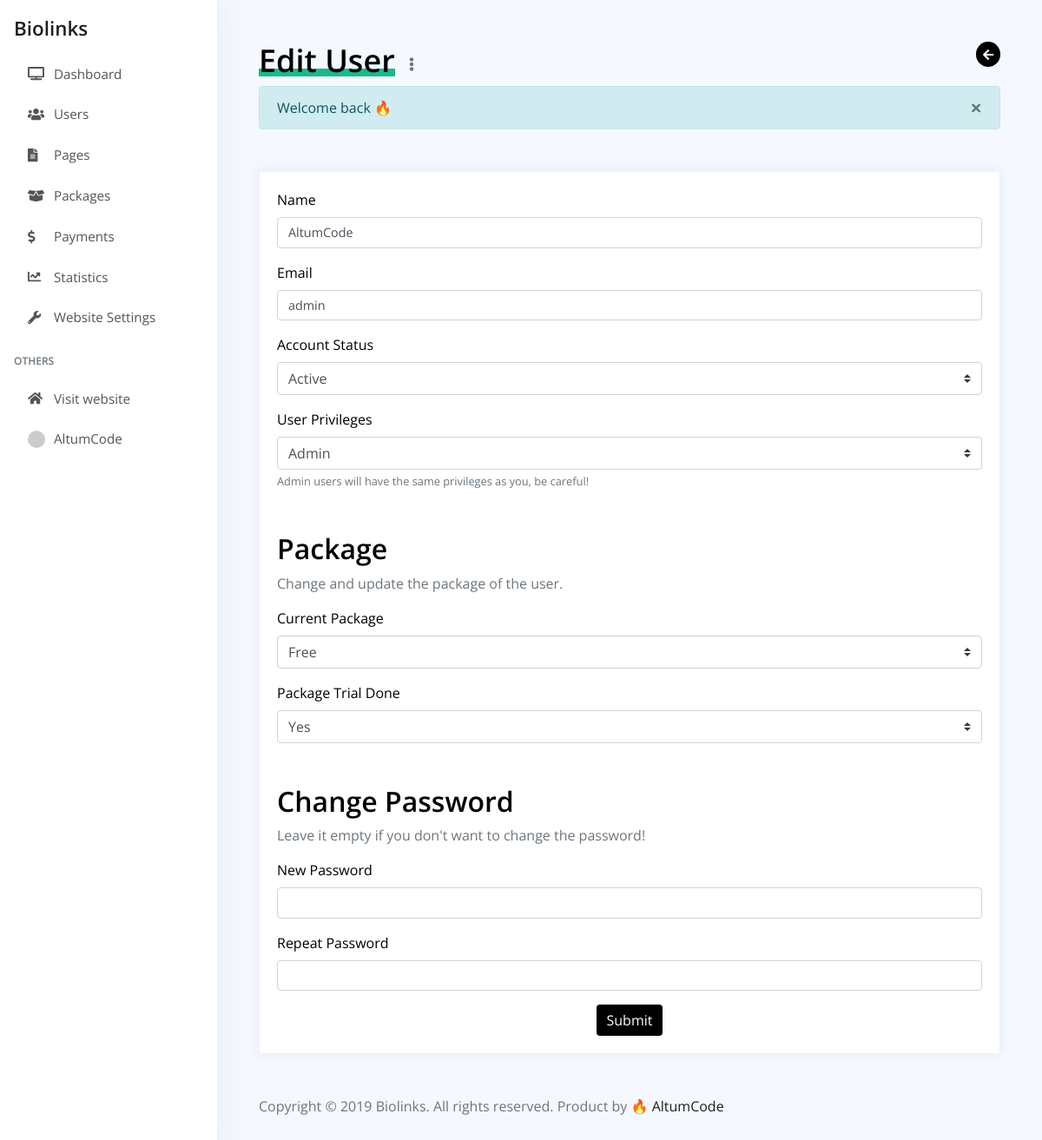
The page /admin/user-update/1 (signed in) on the database its author committed.
### tables this page shows
CREATE TABLE `users` (
  `user_id` int(11) NOT NULL AUTO_INCREMENT,
  `email` varchar(128) NOT NULL,
  `password` varchar(128) NOT NULL,
  `name` varchar(32) NOT NULL,
  `token_code` varchar(32) DEFAULT NULL,
  `email_activation_code` varchar(32) DEFAULT NULL,
  `lost_password_code` varchar(32) DEFAULT NULL,
  `facebook_id` bigint(20) DEFAULT NULL,
  `instagram_id` bigint(20) DEFAULT NULL,
  `type` int(11) NOT NULL DEFAULT '0',
  `active` int(11) NOT NULL DEFAULT '0',
  `package_id` varchar(16) NOT NULL DEFAULT '',
  `package_expiration_date` datetime DEFAULT NULL,
  `package_settings` text,
  `package_trial_done` tinyint(4) DEFAULT '0',
  `payment_subscription_id` varchar(64) DEFAULT NULL,
  `date` datetime DEFAULT NULL,
  `ip` varchar(64) DEFAULT NULL,
  `last_activity` datetime DEFAULT NULL,
  `last_user_agent` text,
  `total_logins` int(11) DEFAULT '0',
  PRIMARY KEY (`user_id`),
  KEY `package_id` (`package_id`)
);

### app/core/View.php (called while the page is built, shortened)
<?php
class View {
    public $view_path;
    public function __construct($view, Array $params = []) {
        $this->view_path = THEME_PATH . 'views/' . $view . '.php';
    }
    public function run($data = []) {
        $data = (object) $data;
        require $this->view_path;
        return ob_get_clean();
    }
}

### app/controllers/admin/AdminUserUpdate.php (called while the page is built, shortened)
<?php
class AdminUserUpdate extends Controller {
    public function index() {
        $user_id = (isset($this->params[0])) ? $this->params[0] : false;
        if(!$user = Database::get('*', 'users', ['user_id' => $user_id])) {
            $_SESSION['error'][] = $this->language->admin_user_update->error_message->invalid_account;
            redirect('admin/users');
        }
        $packages_result = Database::$database->query("SELECT * FROM `packages` WHERE `is_enabled` = 1");
        $user->package = (new Package(['settings' => $this->settings]))->getPackageById($user->package_id);
        $data = [
            'user'              => $user,
            'packages_result'   => $packages_result,
        ];
        $view = new \Altum\Views\View('admin/user-update/index', (array) $this);
        $this->addViewContent('content', $view->run($data));
    }
}

### app/core/App.php (called while the page is built, shortened)
<?php
class App {
    public function __construct() {
        $this->database = Database\Database::initialize();
        $controller = Router::get_controller(Router::$controller, Router::$path);
        $method = Router::parse_method($controller);
        $params = Router::getParams();
        $settings = (new Settings())->get();
        $language = Language::get();
        date_default_timezone_set($settings->time_zone);
        if(Authentication::check()) {
            $user = (new User())->get(Authentication::$user_id);
            $user->package_is_expired = false;
            $user->package = (new Package(['settings' => $settings]))->getPackageById($user->package_id);
            Authentication::$user = $user;
        }
        $controller->addParams([
            'database'  => $this->database,
            'params'    => $params,
            'settings'  => $settings,
            'language'  => $language,
            'user'      => Authentication::$user
        ]);
        call_user_func_array([ $controller, $method ], []);
        $controller->run();
    }
}

### index.php (called while the page is built, shortened)
<?php
$App = new Altum\App();

### app/core/Database.php (called while the page is built, shortened)
<?php
class Database {
    public static $database;
    public static function initialize() {
        self::$database = new \mysqli(
            DATABASE_SERVER,
            DATABASE_USERNAME,
            DATABASE_PASSWORD,
            DATABASE_NAME
        );
        self::$database->set_charset('utf8mb4');
        return self::$database;
    }
    public static function get($what, $from, Array $conditions = [], $order = false, $clean = true) {
        $what = ($what == '*') ? '*' : '`' . implode('`, `', $what) . '`';
        $from = '`' . $from . '`';
        $where = [];
        foreach($conditions as $key => $value) {
            $value = ($clean) ? self::clean_string($value) : $value;
            $where[] = '`' . $key . '` = \'' . $value . '\'';
        }
        $where = implode(' AND ', $where);
        $order_by = ($order) ? 'ORDER BY ' . $order : null;
        $result = self::$database->query("SELECT {$what} FROM {$from} WHERE {$where} {$order_by}");
        return ($result->num_rows) ? $result->fetch_object() : false;
    }
    public static function simple_get($raw_what, $from, Array $conditions, $clean = true) {
        $what = '`' . $raw_what . '`';
        $from = '`' . $from . '`';
        $where = [];
        foreach($conditions as $key => $value) {
            $value = ($clean) ? self::clean_string($value) : $value;
            $where[] = '`' . $key . '` = \'' . $value . '\'';
        }
        $where = implode(' AND ', $where);
        $result = self::$database->query("SELECT {$what} FROM {$from} WHERE {$where}");
        $data = $result->fetch_object();
        return ($result->num_rows) ? $data->{$raw_what} : false;
    }
    public static function clean_string($data) {
        return self::$database->escape_string(filter_var($data, FILTER_SANITIZE_STRING));
    }
}

### app/middlewares/Authentication.php (called while the page is built, shortened)
<?php
class Authentication extends Middleware {
    public static $is_logged_in = null;
    public static $user_id = null;
    public static function check() {
        if(self::$is_logged_in) {
            return self::$user_id;
        }
        if(isset($_COOKIE['email']) && isset($_COOKIE['token_code']) && strlen($_COOKIE['token_code']) > 0 && $user_id = Database::simple_get('user_id', 'users', ['email' => $_COOKIE['email'], 'token_code' => $_COOKIE['token_code']])) {
            self::$is_logged_in = true;
            self::$user_id = $user_id;
            return true;
        }
        if(isset($_SESSION['user_id']) && !empty($_SESSION['user_id']) && $user_id = Database::simple_get('user_id', 'users', ['user_id' => $_SESSION['user_id']])) {
            self::$is_logged_in = true;
            self::$user_id = $user_id;
            return true;
        }
        return false;
    }
}

### app/helpers/links.php (called while the page is built, shortened)
<?php
function url($append = '') {
    return SITE_URL . $append;
}

### app/models/User.php (called while the page is built, shortened)
<?php
class User extends Model {
    public function get($user_id) {
        $data = Database::get('*', 'users', ['user_id' => $user_id]);
        if($data) {
            $data->package_settings = json_decode($data->package_settings);
        }
        return $data;
    }
}

### themes/altum/views/admin/user-update/index.php (the view, shortened to what this page needs)
<div class="d-flex justify-content-between">
    <div class="d-flex align-items-center">
        <h1><span class="underline mr-3"><?= $this->language->admin_user_update->header ?></span></h1>
        <?= get_admin_options_button('user', $data->user->user_id) ?>
    </div>
    <div><?= get_back_button('admin/users') ?></div>
</div>
<div class="card card-shadow mt-5">
    <div class="card-body">
        <form action="" method="post" role="form" enctype="multipart/form-data">
            <div class="form-group">
                <label><?= $this->language->admin_user_update->main->name ?></label>
                <input type="text" name="name" class="form-control" value="<?= $data->user->name ?>" />
            </div>
            <div class="form-group">
                <label><?= $this->language->admin_user_update->main->email ?></label>
                <input type="text" name="email" class="form-control" value="<?= $data->user->email ?>" />
            </div>
            <div class="form-group">
                <label><?= $this->language->admin_user_update->main->status ?></label>
                <select class="custom-select" name="status">
                    <option value="1" <?php if($data->user->active == 1) echo 'selected' ?>><?= $this->language->admin_user_update->main->status_active ?></option>
                </select>
            </div>
            <div class="form-group">
                <label><?= $this->language->admin_user_update->main->type ?></label>
                <select class="custom-select" name="type">
                    <option value="1" <?php if($data->user->type == 1) echo 'selected' ?>><?= $this->language->admin_user_update->main->type_admin ?></option>
                </select>
                <small class="text-muted"><?= $this->language->admin_user_update->main->type_help ?></small>
            </div>
            <h2 class="mt-5"><?= $this->language->admin_user_update->package->header ?></h2>
            <p class="text-muted"><?= $this->language->admin_user_update->package->header_help ?></p>
            <div class="form-group">
                <label><?= $this->language->admin_user_update->package->package_id ?></label>
                <select class="custom-select" name="package_id">
                    <option value="free" <?php if($data->user->package_id == 'free') echo 'selected' ?>><?= $this->settings->package_free->name ?></option>
                </select>
            </div>
            <div class="form-group">
                <label><?= $this->language->admin_user_update->package->package_trial_done ?></label>
                <select class="custom-select" name="package_trial_done">
                    <option value="1" <?= $data->user->package_trial_done ? 'selected="selected"' : null ?>><?= $this->language->global->yes ?></option>
                </select>
            </div>
            <h2 class="mt-5"><?= $this->language->admin_user_update->change_password->header ?></h2>
            <p class="text-muted"><?= $this->language->admin_user_update->change_password->header_help ?></p>
            <div class="form-group">
                <label><?= $this->language->admin_user_update->change_password->new_password ?></label>
                <input type="password" name="new_password" class="form-control" />
            </div>
            <div class="form-group">
                <label><?= $this->language->admin_user_update->change_password->repeat_password ?></label>
                <input type="password" name="repeat_password" class="form-control" />
            </div>
            <div class="text-center mt-3">
                <button type="submit" name="submit" class="btn btn-default"><?= $this->language->global->submit ?></button>
            </div>
        </form>
    </div>
</div>
<link href="<?= url(ASSETS_URL_PATH . 'css/datepicker.min.css') ?>" rel="stylesheet" media="screen">

### themes/altum/views/admin/partials/side_menu.php (shortened to what this page needs)
<nav class="admin-sidebar" id="admin_sidebar">
    <div class="admin-sidebar-sticky">
        <div class="my-3">
            <a href="<?= url() ?>" class="text-decoration-none">
                <?php if($this->settings->logo != ''): ?>
                    <img src="<?= url(UPLOADS_URL_PATH . 'logo/' . $this->settings->logo) ?>" class="img-fluid admin-navbar-logo" alt="<?= $this->language->global->accessibility->logo_alt ?>" />
                <?php else: ?>
                    <span class="admin-navbar-brand"><?= $this->settings->title ?></span>
                <?php endif ?>
            </a>
        </div>
        <ul class="nav flex-column">
            <li class="admin-nav-item">
                <a class="nav-link admin-nav-link row <?= \Altum\Routing\Router::$controller == 'AdminIndex' ? 'active' : null ?>" href="<?= url('admin/') ?>">
                    <div class="col-1 d-flex align-items-center"><i class="admin-nav-icon fa fa-tv"></i></div>
                    <div class="col">
                        <span class="d-inline"><?= $this->language->admin_index->menu ?></span>
                    </div>
                </a>
            </li>
            <li class="admin-nav-item">
                <a class="nav-link admin-nav-link row <?= \Altum\Routing\Router::$controller == 'AdminUsers' ? 'active' : null ?>" href="<?= url('admin/users') ?>">
                    <div class="col-1 d-flex align-items-center"><i class="admin-nav-icon fa fa-users"></i></div>
                    <div class="col">
                        <span class="d-inline"><?= $this->language->admin_users->menu ?></span>
                    </div>
                </a>
            </li>
            <li class="admin-nav-item">
                <a class="nav-link admin-nav-link row <?= \Altum\Routing\Router::$controller == 'AdminPages' ? 'active' : null ?>" href="<?= url('admin/pages') ?>">
                    <div class="col-1 d-flex align-items-center"><i class="admin-nav-icon fa fa-file-alt"></i></div>
                    <div class="col">
                        <span class="d-inline"><?= $this->language->admin_pages->menu ?></span>
                    </div>
                </a>
            </li>
            <li class="admin-nav-item">
                <a class="nav-link admin-nav-link row <?= \Altum\Routing\Router::$controller == 'AdminPackages' ? 'active' : null ?>" href="<?= url('admin/packages') ?>">
                    <div class="col-1 d-flex align-items-center"><i class="admin-nav-icon fa fa-box-open"></i></div>
                    <div class="col">
                        <span class="d-inline"><?= $this->language->admin_packages->menu ?></span>
                    </div>
                </a>
            </li>
            <li class="admin-nav-item">
                <a class="nav-link admin-nav-link row <?= \Altum\Routing\Router::$controller == 'AdminPayments' ? 'active' : null ?>" href="<?= url('admin/payments') ?>">
                    <div class="col-1 d-flex align-items-center"><i class="admin-nav-icon fa fa-dollar-sign"></i></div>
                    <div class="col">
                        <span class="d-inline"><?= $this->language->admin_payments->menu ?></span>
                    </div>
                </a>
            </li>
            <li class="admin-nav-item">
                <a class="nav-link admin-nav-link row <?= \Altum\Routing\Router::$controller == 'AdminStatistics' ? 'active' : null ?>" href="<?= url('admin/statistics') ?>">
                    <div class="col-1 d-flex align-items-center"><i class="admin-nav-icon fa fa-chart-line"></i></div>
                    <div class="col">
                        <span class="d-inline"><?= $this->language->admin_statistics->menu ?></span>
                    </div>
                </a>
            </li>
            <li class="admin-nav-item">
                <a class="nav-link admin-nav-link row <?= \Altum\Routing\Router::$controller == 'AdminSettings' ? 'active' : null ?>" href="<?= url('admin/settings') ?>">
                    <div class="col-1 d-flex align-items-center"><i class="admin-nav-icon fa fa-wrench"></i></div>
                    <div class="col">
                        <span class="d-inline"><?= $this->language->admin_settings->menu ?></span>
                    </div>
                </a>
            </li>
        </ul>
        <h6 class="admin-sidebar-heading text-muted">
            <span><?= $this->language->global->menu->admin_others ?></span>
        </h6>
        <ul class="nav flex-column">
            <li class="admin-nav-item">
                <a class="nav-link admin-nav-link row" target="_blank" href="<?= url() ?>">
                    <div class="col-1 d-flex align-items-center"><i class="admin-nav-icon fa fa-home"></i></div>
                    <div class="col">
                        <span class="d-inline"><?= $this->language->global->menu->website ?></span>
                    </div>
                </a>
            </li>
            <li class="admin-nav-item dropdown">
                <a class="nav-link admin-nav-link row dropdown-toggle dropdown-toggle-simple" data-toggle="dropdown" href="#" aria-haspopup="true" aria-expanded="false">
                    <div class="col-1 d-flex align-items-center"><img src="<?= get_gravatar($this->user->email) ?>" class="admin-avatar" /></div>
                    <div class="col">
                        <span class="d-inline"><?= $this->user->name ?></span>
                    </div>
                </a>
            </li>
        </ul>
    </div>
</nav>

### rows shown on the page
users: name "AltumCode", email "admin", status "Active", type "Admin", package_id "Free", package_trial_done "Yes"

### other values the page prints
$this->settings->title "Biolinks"
$this->language->admin_index->menu "Dashboard"
$this->language->admin_users->menu "Users"
$this->language->admin_pages->menu "Pages"
$this->language->admin_packages->menu "Packages"
$this->language->admin_payments->menu "Payments"
$this->language->admin_statistics->menu "Statistics"
$this->language->admin_settings->menu "Website Settings"
$this->language->global->menu->admin_others "OTHERS"
$this->language->global->menu->website "Visit website"
$this->language->admin_user_update->header "Edit User"
$message "Welcome back 🔥"
$this->language->admin_user_update->main->name "Name"
$this->language->admin_user_update->main->email "Email"
$this->language->admin_user_update->main->status "Account Status"
